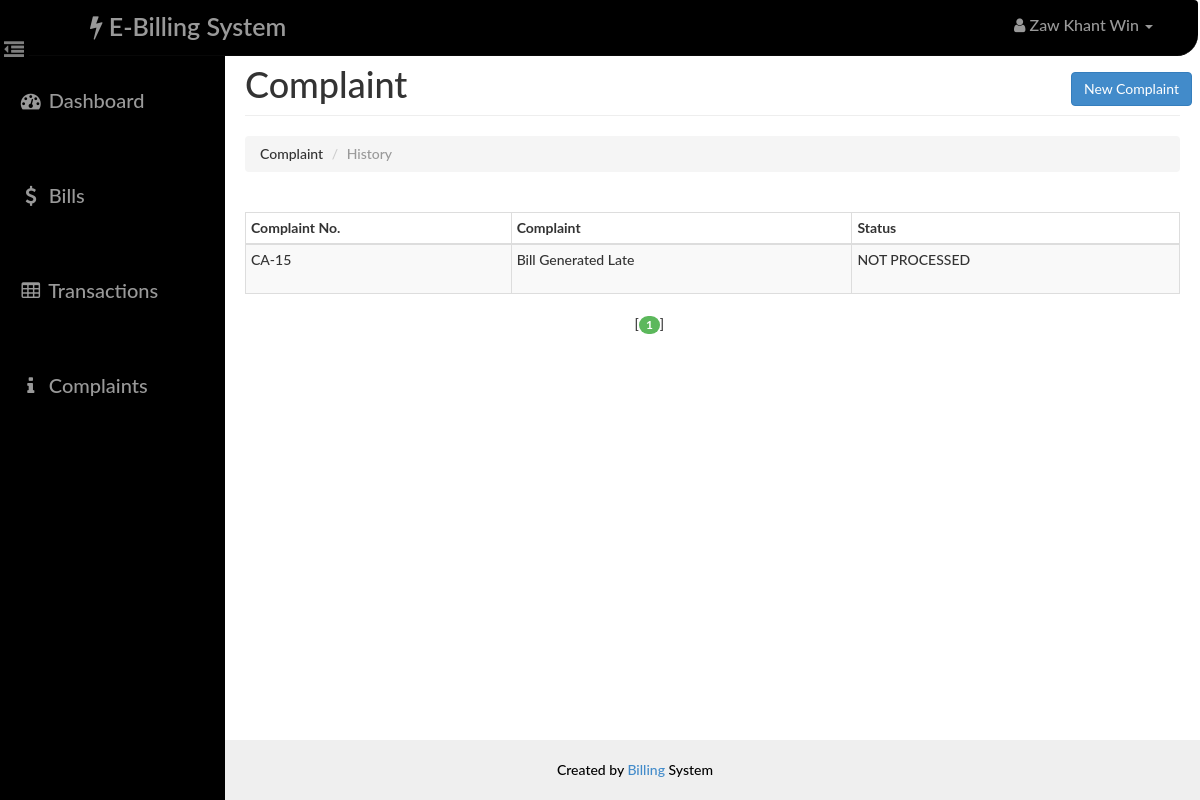
The app's page /user/complaint.php (signed in) with its own data.
### tables this page shows
CREATE TABLE `complaint` (
  `id` int(14) NOT NULL AUTO_INCREMENT,
  `uid` int(14) NOT NULL,
  `aid` int(14) NOT NULL,
  `complaint` varchar(140) NOT NULL,
  `status` varchar(40) NOT NULL,
  PRIMARY KEY (`id`),
  KEY `aid` (`aid`),
  KEY `uid` (`uid`),
  CONSTRAINT `complaint_ibfk_1` FOREIGN KEY (`aid`) REFERENCES `admin` (`id`) ON DELETE CASCADE ON UPDATE CASCADE,
  CONSTRAINT `complaint_ibfk_2` FOREIGN KEY (`uid`) REFERENCES `user` (`id`) ON DELETE CASCADE ON UPDATE CASCADE
);

### user/paging1.php (called while the page is built, shortened)
<?php
    $rowsperpage = 5;
    if (isset($_GET['currentpage']) && is_numeric($_GET['currentpage'])) {
       $currentpage = (int) $_GET['currentpage'];
    } else {
       $currentpage = 1;
    }
    $offset = ($currentpage - 1) * $rowsperpage;
 ?>

### Includes/user.php (called while the page is built, shortened)
<?php
    function retrieve_complaints ($id,$offset, $rowsperpage) {
        global $con;
        $query = "SELECT * FROM complaint where uid={$id} ";
        $query .= "ORDER BY id DESC ";
        $query .= "LIMIT {$offset}, {$rowsperpage}";
        $result1 = mysqli_query($con,$query);
        return $result1;
    }
 ?>

### user/complaint.php (the view, shortened to what this page needs)
<?php
    require_once('head_html.php');
    require_once('../Includes/session.php');
    require_once('../Includes/user.php');
?>
<body>
    <div id="wrapper">
        <?php
            require_once("nav.php");
            require_once("sidebar.php");
        ?>
        <div id="page-content-wrapper">
            <div class="container-fluid">
                <div class="row">
                    <div class="col-lg-12">
                        <h1 class="page-header">
                            Complaint
                            <button class="btn btn-primary" data-toggle="modal" style="position:relative;left:70%" data-target="#Complaint">New Complaint</button>
                        </h1>
                        <ol class="breadcrumb">
                          <li>Complaint</li>
                          <li class="active">History</li>
                        </ol>
                        <div class="table-responsive">
                            <table class="table table-hover table-striped table-bordered table-condensed">
                                <thead>
                                    <tr>
                                        <th>Complaint No.</th>
                                        <th>Complaint</th>
                                        <th>Status</th>
                                    </tr>
                                </thead>
                                <tbody>
                                    <?php
                                    include("paging1.php");
                                    $result = retrieve_complaints($_SESSION['uid'],$offset, $rowsperpage);
                                    while($row = mysqli_fetch_assoc($result)){
                                    ?>
                                        <tr>
                                            <td><?php echo 'CA-'.$row['id']  ?></td>
                                            <td height="50"><?php echo $row['complaint'] ?></td>
                                            <td><?php echo $row['status'] ?></td>
                                        </tr>
                                    <?php } ?>
                                </tbody>
                            </table>
                            <?php include("paging2.php");  ?>
                        </div>
                    </div>
                </div>
            </div>
        </div>
    </div>
 <?php
    require_once("footer.php");
?>
</body>
</html>

### assets/css/dash_user.css (style rules this page uses)
body, html { width: 100%; height: 100%; }
body, h1, h2, h3, h4, h5, h6 { font-family: "Lato","Helvetica Neue",Helvetica,Arial,sans-serif; font-weight: 500; }
#wrapper { padding-left: 10px; padding-top: 5px; -webkit-transition: all 0.5s ease; -moz-transition: all 0.5s ease; -o-transition: all 0.5s ease; transition: all 0.5s ease; }
#page-content-wrapper { width: 100%; padding: 15px; min-height:580px; }
@media (min-width:768px) { #wrapper { padding-left: 225px; } }
@media (min-width:768px) { #page-content-wrapper { padding: 20px; } }
.table-responsive { padding-top: 20px; padding-bottom: 20px; }

### records on screen
complaint: id "15", complaint "Bill Generated Late", status "NOT PROCESSED"

### other values on screen
$user "Zaw Khant Win"
